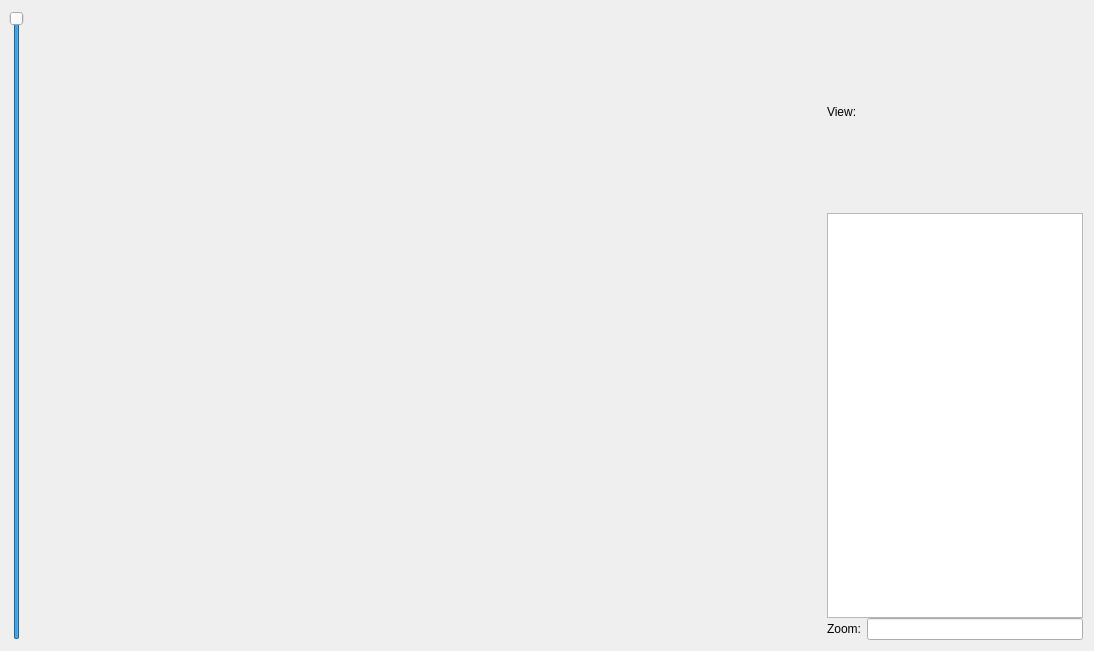
<?xml version="1.0" encoding="UTF-8"?>
<ui version="4.0">
 <class>MainWindow</class>
 <widget class="QMainWindow" name="MainWindow">
  <property name="geometry">
   <rect>
    <x>0</x>
    <y>0</y>
    <width>1094</width>
    <height>651</height>
   </rect>
  </property>
  <property name="windowTitle">
   <string>MainWindow</string>
  </property>
  <widget class="QWidget" name="centralWidget">
   <layout class="QHBoxLayout" name="horizontalLayout" stretch="1,10,0">
    <property name="leftMargin">
     <number>9</number>
    </property>
    <item>
     <widget class="QSlider" name="verticalSlider">
      <property name="sliderPosition">
       <number>99</number>
      </property>
      <property name="orientation">
       <enum>Qt::Vertical</enum>
      </property>
     </widget>
    </item>
    <item>
     <widget class="GLWidget" name="widget" native="true">
      <property name="enabled">
       <bool>true</bool>
      </property>
     </widget>
    </item>
    <item>
     <layout class="QVBoxLayout" name="verticalLayout_2" stretch="0,0">
      <property name="spacing">
       <number>0</number>
      </property>
      <property name="sizeConstraint">
       <enum>QLayout::SetDefaultConstraint</enum>
      </property>
      <property name="bottomMargin">
       <number>0</number>
      </property>
      <item>
       <layout class="QVBoxLayout" name="verticalLayout" stretch="1,2">
        <property name="spacing">
         <number>0</number>
        </property>
        <item>
         <widget class="QLabel" name="matrixLabel">
          <property name="enabled">
           <bool>true</bool>
          </property>
          <property name="text">
           <string>View:</string>
          </property>
         </widget>
        </item>
        <item>
         <widget class="QTextEdit" name="matrixValue">
          <property name="autoFillBackground">
           <bool>true</bool>
          </property>
          <property name="acceptRichText">
           <bool>false</bool>
          </property>
         </widget>
        </item>
       </layout>
      </item>
      <item>
       <layout class="QHBoxLayout" name="zoomHorizontalLayout">
        <item>
         <widget class="QLabel" name="zoomlabel">
          <property name="text">
           <string>Zoom:</string>
          </property>
         </widget>
        </item>
        <item>
         <widget class="QLineEdit" name="zoomValue">
          <property name="readOnly">
           <bool>false</bool>
          </property>
         </widget>
        </item>
       </layout>
      </item>
     </layout>
    </item>
   </layout>
  </widget>
 </widget>
 <layoutdefault spacing="6" margin="11"/>
 <customwidgets>
  <customwidget>
   <class>GLWidget</class>
   <extends>QWidget</extends>
   <header location="global">glwidget.h</header>
   <container>1</container>
   <slots>
    <slot>subdivide()</slot>
    <slot>attract()</slot>
    <slot>save()</slot>
    <slot>stop()</slot>
    <slot>reset()</slot>
    <slot>brainSliderChanged(int)</slot>
    <slot>stuffSliderChanged(int)</slot>
   </slots>
  </customwidget>
 </customwidgets>
 <resources/>
 <connections>
  <connection>
   <sender>verticalSlider</sender>
   <signal>valueChanged(int)</signal>
   <receiver>widget</receiver>
   <slot>stuffSliderChanged(int)</slot>
   <hints>
    <hint type="sourcelabel">
     <x>23</x>
     <y>207</y>
    </hint>
    <hint type="destinationlabel">
     <x>145</x>
     <y>190</y>
    </hint>
   </hints>
  </connection>
 </connections>
</ui>
